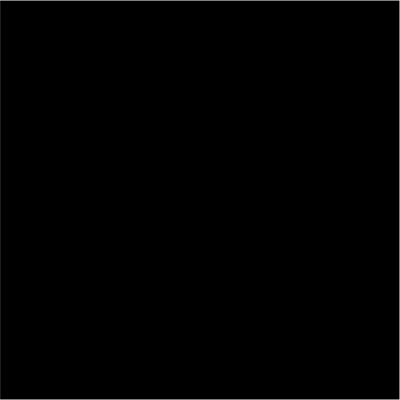
Frame 1 (no input)
Frame 60 (no input): identical to frame 1, image omitted
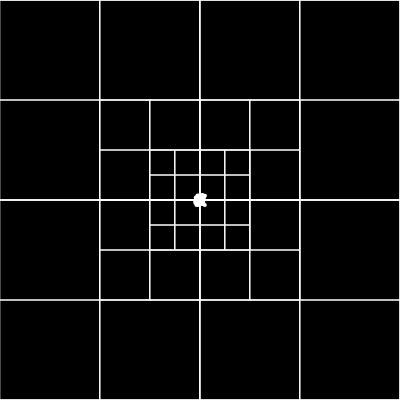
Frame 120 (the mouse pressed at the canvas centre since frame 60)

The p5.js sketch that drew these frames (run headless with seeded random() and noise() and a simulated clock; from frame 60 on, the mouse is pressed at the canvas centre):

// p5.js sketch
// ── sketch.js
let qt;
let count = 0;

function setup() {
    createCanvas(400 ,400) ;
    // centre point and half of width and height
    let boundary = new Rectangle(200, 200, 200, 200) ;
    // each leave just could have 4 elements
    qt = new QuadTree( boundary, 4) ;
    /* console.log(qt);
    for (let i =0; i < 50; i ++) {
        let p = new Point ( Math.random() * 400, Math.random() * 400) ;
        qt.insert(p);
    }
    background(0) ;
    qt.show() ; */
}

function draw () {
    /* background(0) */
    if ( mouseIsPressed ) {
        for (let i = 0; i < 1; i ++) {
            let m = new Point( mouseX + random ( -5, 5), mouseY + random ( -5, 5) );
            qt.insert(m)
        }
    }
    background(0);
    qt.show();
}
// ── quadTree.js
class Point {
    constructor (x, y, userData ){
        this.x = x;
        this.y = y;
        this.userData = userData ;
    }
}
class Rectangle {
    constructor (x, y, w, h){
        this.x = x; // center
        this.y = y;
        this.w = w; // half width
        this.h = h; // half height
    }
    // verifica si este objeto contiene un objeto Punto
    contains ( point ) {
        return (point.x >= this.x-this.w &&
            point.x <= this.x+this.w &&
            point.y >= this.y-this.h &&
            point.y <= this.y+this.h)
    }
    // verifica si este objeto se intersecta con otro objeto Rectangle
    intersects ( range ) {
        return !(range.x - range.w > this.x + this.w ||
            range.x + range.w < this.x - this.w ||
            range.y - range.h > this.y + this.h ||
            range.y + range.h < this.y - this.h)
    }
}


class QuadTree {
    constructor ( boundary, n){
        this.boundary = boundary ; // Rectangle
        this.capacity = n; // capacidad maxima de cada cuadrante
        this.points = []; // vector , almacena los puntos a almacenar
        this.divided = false ;
    }
    // divide el quadtree en 4 quadtrees
    subdivide () {
        let halfw = this.boundary.w/2
        let halfh = this.boundary.h/2
        this.northwest  = new QuadTree(new Rectangle(this.boundary.x-halfw, this.boundary.y+halfh, halfw, halfh), this.capacity)
        this.northeast  = new QuadTree(new Rectangle(this.boundary.x+halfw, this.boundary.y+halfh, halfw, halfh), this.capacity)
        this.southwest  = new QuadTree(new Rectangle(this.boundary.x-halfw, this.boundary.y-halfh, halfw, halfh), this.capacity)
        this.southeast  = new QuadTree(new Rectangle(this.boundary.x+halfw, this.boundary.y-halfh, halfw, halfh), this.capacity)
        this.divided = true
    }
    insert ( point ){
        if ( !this.boundary.contains( point ))
            return false
        
        if( this.points.length < this.capacity ) {
            this.points.push( point )
            return true
        }
        else {
            if (!(this.divided))
                this.subdivide()
            let inserted = this.northeast.insert(point)
            if (!inserted) inserted = this.northwest.insert(point)
            if (!inserted) inserted = this.southeast.insert(point)
            if (!inserted) inserted = this.southwest.insert(point)
        }
    }
    show () {
        stroke(255) ;
        strokeWeight(1) ;
        noFill() ;
        rectMode( CENTER );
        rect( this . boundary .x, this . boundary .y, this . boundary .w*2 , this . boundary .h *2) ;
        if( this.divided ){
            this.northeast.show () ;
            this.northwest.show () ;
            this.southeast.show () ;
            this.southwest.show () ;
        }
        for (let p of this . points ){
            strokeWeight (4) ;
            point(p.x, p.y);
        }
    }
}
